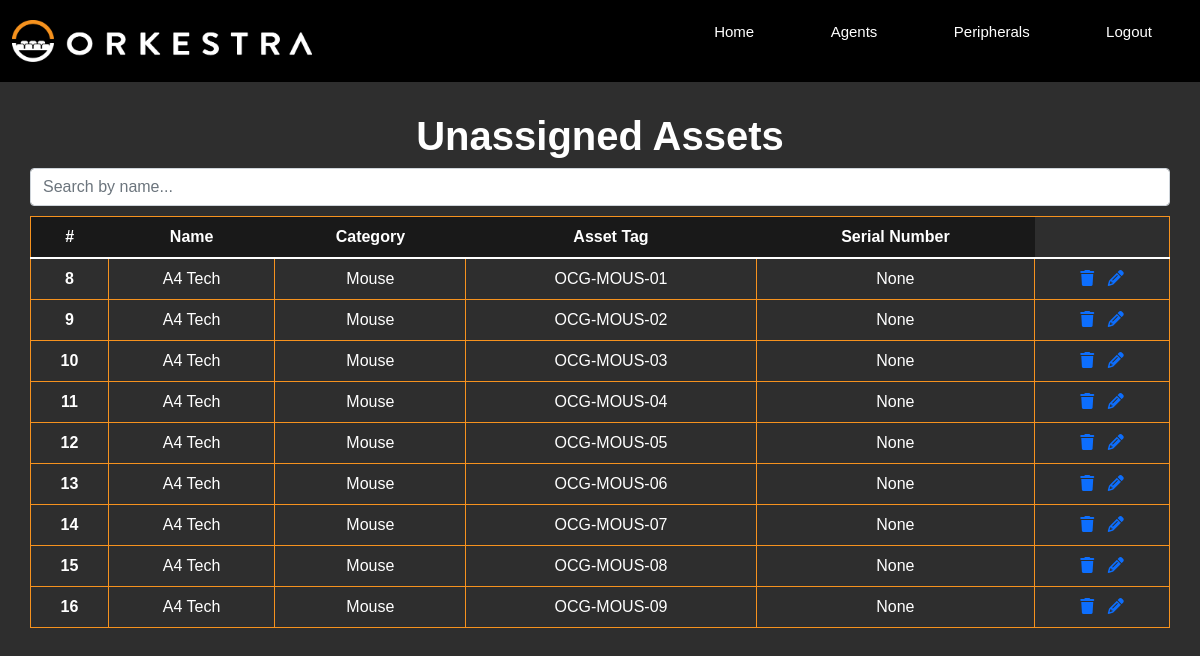
Page /asset-view on the earlier database version.
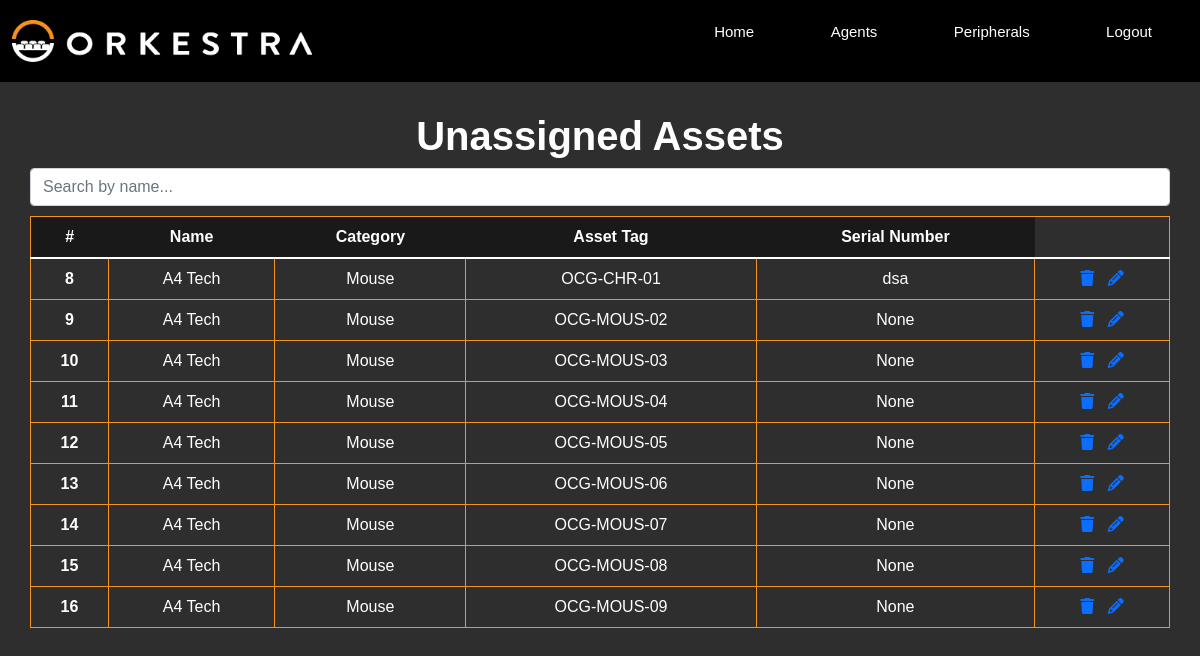
Same page on the later database version.
### models.py (models this page shows)
class Stock(db.Model):
    __tablename__ = 'stock'
    id = db.Column(db.Integer, primary_key=True, autoincrement=True)
    name = db.Column(db.Text, unique=False, nullable=False)
    category = db.Column(db.String(30), unique=False, nullable=False)
    asset_tag = db.Column(db.String(30), unique=False, nullable=False)
    serial_number = db.Column(db.String(30), unique=False, nullable=False)

### main.py (the view)
@app.route("/asset-view", methods=['GET'])
def asset_view():
    msg = ""
    all_stocks_query = """
    SELECT * FROM stock
    WHERE id NOT IN (
    SELECT stock_id FROM asset
    );
    """
    stocks_not_in_asset = db.session.execute(text(all_stocks_query))
    if not stocks_not_in_asset:
        msg = "No unassigned assets found."
    return render_template("asset-view.html", msg=msg, stocks=stocks_not_in_asset)

### templates/asset-view.html (shortened to what this page needs)
<!DOCTYPE html>
<html lang="en">
<head>
  <link href="https://cdn.jsdelivr.net/npm/bootstrap@5.1.3/dist/css/bootstrap.min.css" rel="stylesheet">
  <link rel="stylesheet" href="static\css\styles.css">
</head>
<body>
  <header>
    <nav>
     <a href="{{ url_for('home') }}"><img src="static\css\assets\orkestra-main-logo.png" alt=""></a>
     <div class="nav-links">
        <ul>
            <li><a href="{{ url_for('home') }}">Home</a></li>
            <li><a href="{{ url_for('view') }}">Agents</a></li>
            <li><a href="{{ url_for('asset_view') }}">Peripherals</a></li>
            <li><a href="{{ url_for('login') }}">Logout</a></li>
        </ul>
    </div>
    </nav>
</header>
    <div class="assetView">
      <div class="assetHeader">
        <h1>Unassigned Assets</h1>
        <div class="search-bar">
          <input type="text" class="form-control" id="myInput" onkeyup="myFunction()" placeholder="Search by name...">
        </div>
      </div>
      <div class="assetTable">
        <table class="table" id="myTable">
          <thead>
            <tr>
              <th scope="col">#</th>
              <th scope="col">Name</th>
              <th scope="col">Category</th>
              <th scope="col">Asset Tag</th>
              <th scope="col">Serial Number</th>
            </tr>
          </thead>
          <tbody>
            {% for stock in stocks %}
            <tr>
              <th scope="row">{{ stock.id }}</th>
              <td>{{ stock.name }}</td>
              <td>{{ stock.category }}</td>
              <td>{{ stock.asset_tag }}</td>
              <td>{{ stock.serial_number }}</td>
              <td>
                <a href="{{ url_for('delete_asset', asset_id=stock.id) }}" class="confirmation">  <i class="fa-solid fa-trash"></i>
                </a>
                <a href="{{ url_for('asset_update', num=stock.id) }}">
                    <i class="fa-solid fa-pencil"></i>
                  </a>
              </td>
            </tr>
            {% endfor %}
          </tbody>
        </table>
      </div>
    </div>
</body>
</html>

### static/css/styles.css (style rules this page uses)
* { margin: 0; padding: 0; font-family: "Montserrat", sans-serif; box-sizing: border-box; }
body { background-color: #2E2E2E; }
nav { display: flex; padding: 1%; justify-content: space-between; align-items: center; background-color: #000000; }
nav img { width: 300px; }
.nav-links { flex: 1; text-align: right; }
.nav-links ul li { list-style: none; display: inline-block; padding: 8px 12px; position: relative; }
.nav-links ul li a { color: #fff; text-decoration: none; font-size: 15px; padding: 10px 24px; }
.nav-links ul li::after { content: ''; width: 0%; height: 2px; background: #fff; display: block; margin: auto; transition: 0.5s; }
.searchTable th, td { border: 1px solid #F6921E; padding: 20px; }
.assetView { justify-content: center; text-align: center; padding: 30px; }
.assetHeader h1 { font-weight: bold; color: white; }
.assetTable table { margin-top: 10px; border: 1px solid #F6921E; border-collapse: collapse; }
.assetTable a { text-decoration: none; }
.assetTable thead { color: white; background-color: #191919; }
.assetTable tbody { color: white; }

Differences in the rows shown:
changed Stock id 8: asset_tag "OCG-MOUS-01" → "OCG-CHR-01"; serial_number "None" → "dsa"
